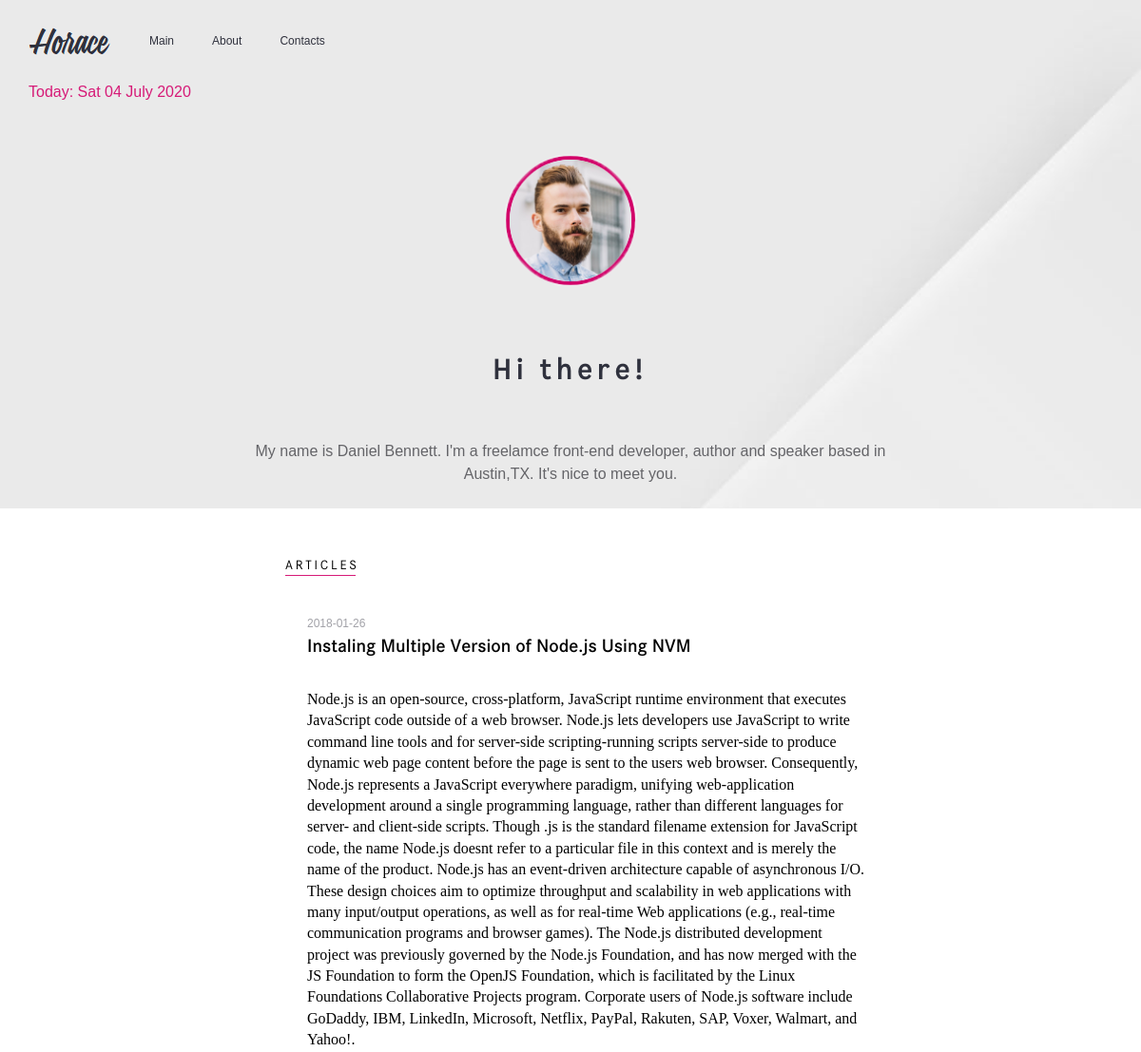
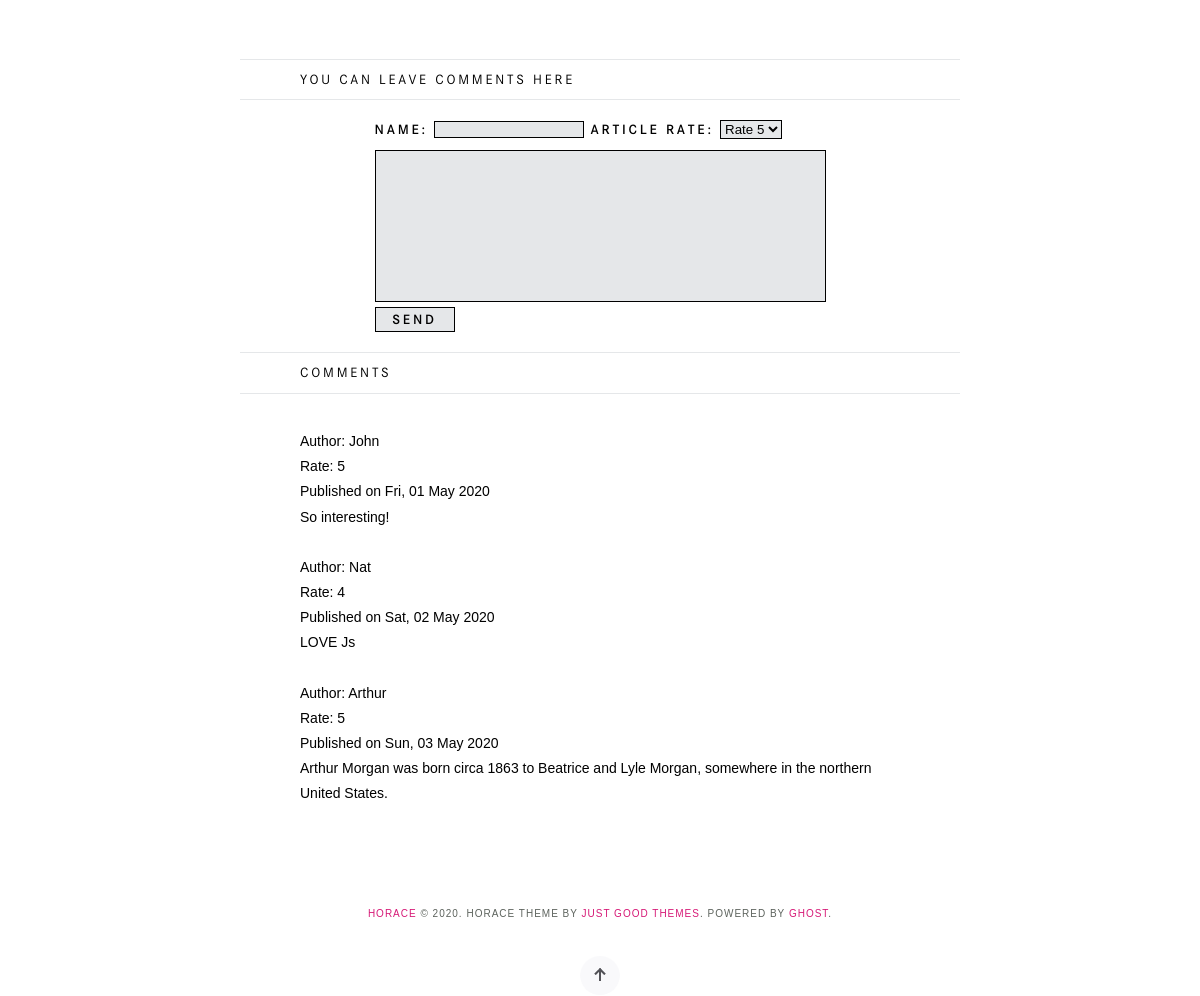
The app's page /article.php?article=1 with its own data (2 pictures, top to bottom).
### tables this page shows
CREATE TABLE Posts (
ID INTEGER PRIMARY KEY AUTOINCREMENT,
ImageName TEXT,
Title TEXT,
Content TEXT,
Created DATE);

CREATE TABLE Comments (
									id INTEGER NOT NULL PRIMARY KEY AUTOINCREMENT,
									Article_id INTEGER NOT NULL,
									Author_Name TEXT NOT NULL,
									Rate INTEGER NOT NULL,
									Comment TEXT NOT NULL,
									Created DATE NOT NULL);

### article.php (the view, shortened to what this page needs)
<?php
	$db = getDbConnection();
	$ID = SQLite3::escapeString($_GET["article"]);
	$article = $db->query("SELECT * FROM Posts where ID='{$ID}'")->fetchArray(SQLITE3_ASSOC);
	$pageTitle = htmlspecialchars($article['Title']);
	$commentAuthor = '';
	$commentRate = 5;
	$commentText = '';
	$comments = $db->query("SELECT * from Comments WHERE Article_id='{$article['ID']}'");
?>
<?php require 'head.php'; ?>
<?php require 'header.php'; ?>
<main class="site__centr">
	<div class="site__latest"><h3>Articles</h3></div>
	<div class="site__line"></div>
	<article class="article">
		<div class="article__body">
			<header>
				<time datetime="<?= $article['Created'] ?>" class="article__time"><?= $article['Created'] ?></time>
				<h1 class="article__title">
					<a href="article.php?article=<?= $article['ID']; ?>"><?= $pageTitle; ?></a>
				</h1>
			</header>
			<div class="article__text"><?= $article['Content'] ?></div>
		</div>
	</article>
	<div class="site__separator"></div>
	<div class="site__latest">You can leave comments here</div>
	<div class="site__separator"></div>
	<div class="article__info">
		<form action="" method="post">
			<label>Name: <input type="text" name="Author_Name" value="<?= htmlspecialchars($commentAuthor); ?>"></label>
			<label>Article rate:
				<select name="Rate">
					<?php for ($i = 5; $i > 0; $i--) { ?>
						<option value="<?= $i; ?>"
								<?php if ($i === $commentRate) { ?>selected<?php } ?>
						>Rate <?= $i; ?></option>
					<?php } ?>
				</select>
			</label>
			<label>
				<textarea name="comment" cols="62" rows="10"><?= htmlspecialchars($commentText); ?></textarea>
			</label>
			<input class="comments__send" type="submit" value="Send">
		</form>
	</div>
	<div class="site__separator"></div>
	<div class="site__latest">Comments</div>
	<div class="site__separator"></div>
	<div class="article__comments">
		<?php while ($row = $comments->fetchArray(SQLITE3_ASSOC)) { ?>
			<div class="article__comment">
				<div class="comment__author">Author: <?= htmlspecialchars($row['Author_Name']); ?></div>
				<div class="comment__rate">Rate: <?= $row['Rate']; ?></div>
				<div class="comment__date">
					Published on
					<time datetime="<?= $row['Created']; ?>">
						<?= date('D, d M Y', strtotime($row['Created'])); ?>
					</time>
				</div>
				<div class="comment__text"><?= nl2br(htmlspecialchars($row['Comment'])); ?></div>
			</div>
		<?php } ?>
	</div>
</main>
<?php require 'footer.php'; ?>

### css/style.css (style rules this page uses)
.site__centr { background-color: white; margin: 0 auto; max-width: 1366px }
.site__latest { font-family: Conv_Corporate; letter-spacing: 0.2em; font-size: 14px; padding-left: 25%; text-transform: uppercase; }
.site__latest h3 { padding-top: 50px; }
.site__line { background-color: #d61a77; margin-left: 25%; width: 74px; height: 1px; margin-bottom: 38px; }
.article { max-width: 910px; margin-top: 5px; margin-bottom: 60px; }
.article__body { padding-left: 323px; }
.article__time { text-transform: uppercase; font-family: Arial; color: #a2a2a8; font-size: 12px; margin-bottom: 22px; }
.article__title { font-weight: bold; font-family: Corporate_Demi; font-size: 20px; margin-bottom: 31px; }
.article__info { padding-top: 10px; padding-bottom: 10px; text-transform: uppercase; font-family: Corporate_Demi; letter-spacing: 0.2em; font-size: 14px; font-weight: 400; color: black; margin: 0 auto; display:flex; align-items: center; justify-content: center; max-width: 400px; }
.article__info input, textarea, select { border: black solid 1px; background-color: #e5e7e9; }
.article__info textarea { margin-top: 10px; resize: none; }
.comments__send { text-transform: uppercase; height: 25px; width: 80px; background-color: white; font-family: Corporate_Demi; letter-spacing: 0.2em; font-size: 14px; font-weight: 600; color: black; border: black solid 1px; }
.site__separator { margin-top: 10px; margin-bottom: 10px; background-color: #e5e7e9; margin-right: auto; margin-left: auto; width: 720px; height: 1px; }
.article__comments { padding-left: 25%; padding-right: 25%; line-height: 180%; }
.article__comment { padding-top: 25px; font-family: Corporate_Demi; text-align: left; font-family: arial; font-size: 14px; color: black; line-height: 180%; }

### records on screen
posts: Created "2018-01-26", Title "Instaling Multiple Version of Node.js Using NVM", Content "Node.js is an open-source, cross-platform, JavaScript runtime environment that executes JavaScript code outside of a web browser. Node.js lets developers use JavaScript to write command line tools and for server-side scripting-running scripts server-side to produce dynamic web page content before the page is sent to the users web browser. Consequently, Node.js represents a JavaScript everywhere paradigm, unifying web-application development around a single programming language, rather than different languages for server- and client-side scripts. Though .js is the standard filename extension for JavaScript code, the name Node.js doesnt refer to a particular file in this context and is merely…"
comments: Author_Name "John", Rate "5", Created "Fri, 01 May 2020", Comment "So interesting!"
comments: Author_Name "Nat", Rate "4", Created "Sat, 02 May 2020", Comment "LOVE Js"
comments: Author_Name "Arthur", Rate "5", Created "Sun, 03 May 2020", Comment "Arthur Morgan was born circa 1863 to Beatrice and Lyle Morgan, somewhere in the northern United States."
